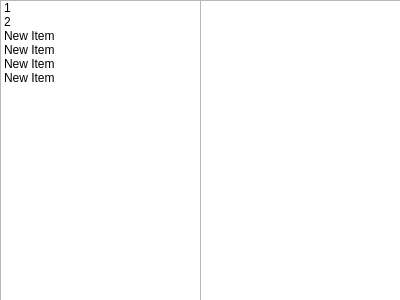
<?xml version="1.0" encoding="UTF-8"?>
<ui version="4.0">
 <class>Dialog</class>
 <widget class="QDialog" name="Dialog">
  <property name="geometry">
   <rect>
    <x>0</x>
    <y>0</y>
    <width>400</width>
    <height>300</height>
   </rect>
  </property>
  <property name="windowTitle">
   <string>Dialog</string>
  </property>
  <widget class="QListWidget" name="listWidget">
   <property name="geometry">
    <rect>
     <x>0</x>
     <y>0</y>
     <width>201</width>
     <height>301</height>
    </rect>
   </property>
   <item>
    <property name="text">
     <string>1</string>
    </property>
   </item>
   <item>
    <property name="text">
     <string>2</string>
    </property>
   </item>
   <item>
    <property name="text">
     <string>New Item</string>
    </property>
   </item>
   <item>
    <property name="text">
     <string>New Item</string>
    </property>
   </item>
   <item>
    <property name="text">
     <string>New Item</string>
    </property>
   </item>
   <item>
    <property name="text">
     <string>New Item</string>
    </property>
   </item>
  </widget>
  <widget class="QListWidget" name="listWidget_2">
   <property name="geometry">
    <rect>
     <x>200</x>
     <y>0</y>
     <width>201</width>
     <height>301</height>
    </rect>
   </property>
  </widget>
 </widget>
 <resources/>
 <connections/>
</ui>
